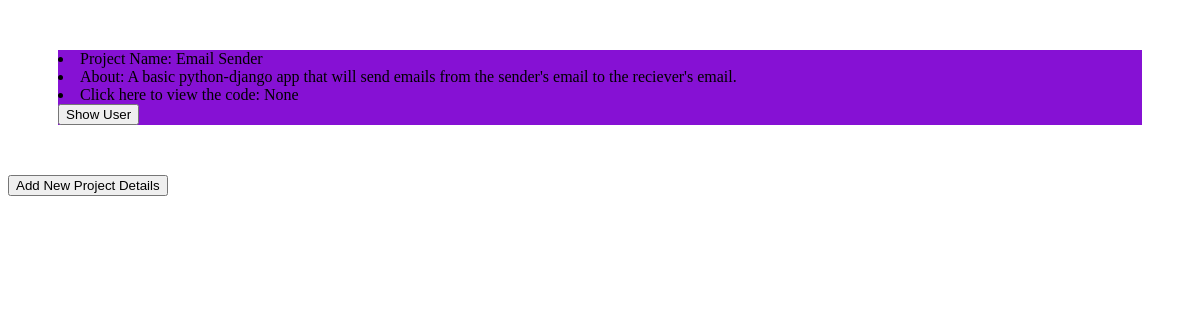
Before: / with the older database file.
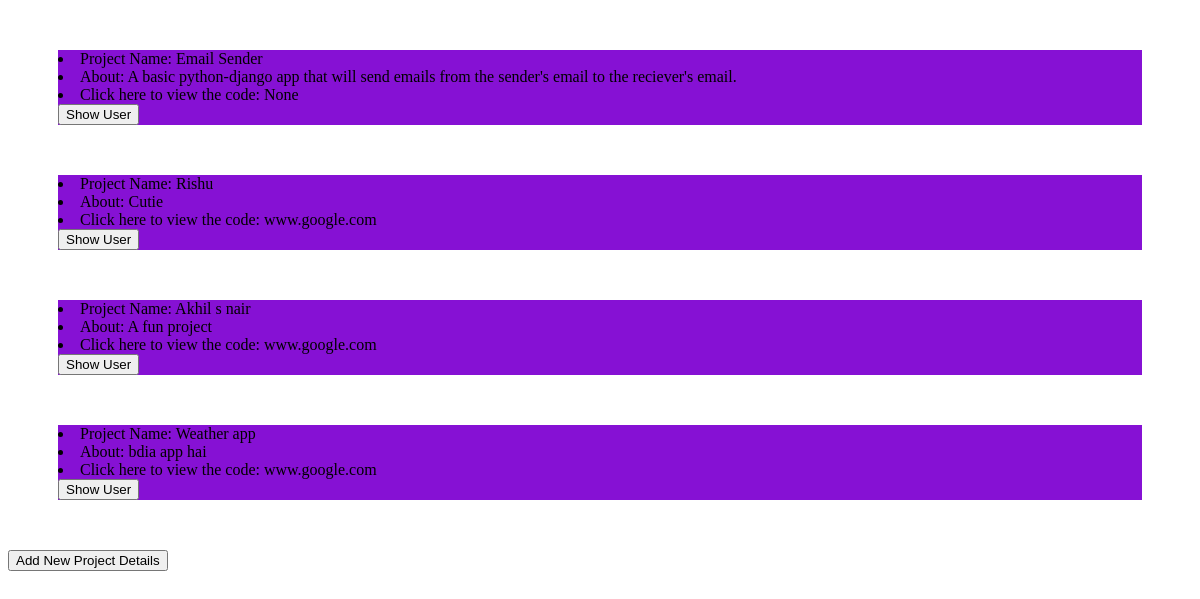
After: the same page with the newer database file.
### all_projects_list/models.py (models this page shows, shortened)
class ProjectList(models.Model):
    project_name = models.CharField(max_length=50)
    project_desc = models.CharField(max_length=250)
    project_link = models.CharField(max_length=250, null=True, blank=True)
    belongs_to = models.ForeignKey(
        to=user_models.UserProfile, null=True, blank=True, on_delete=models.SET_NULL)

### all_projects_list/views.py (the view)
# urls.py: path("", view=views.ListAllProjects.as_view(), name="list-all-projects"),
class ListAllProjects(ListView):
    model = models.ProjectList
    template_name = "all_projects_list/index.html"
    context_object_name = "project_list"

### all_projects_list/templates/all_projects_list/index.html (shortened to what this page needs)
{% extends 'base.html' %}
{% load static %}
{% block css_files %}
    <link rel="stylesheet" href="{% static 'all_projects_list/index.css' %}">
{% endblock css_files %}
{% block content %}
{% for item in project_list %}
    <div class ="project_list_item">
        <li>Project Name: {{ item.project_name }}</li>
        <li>About: {{ item.project_desc }}</li>
        <li>Click here to view the code: {{ item.project_link }}</li>
        <a href="{% url 'show-user' item.belongs_to.slug %}"><button>Show User</button></a>
    </div>
{% endfor %}
<a href="{% url 'add-new-project' %}"><button name = "new_project">Add New Project Details</button></a>
{% endblock content %}

### templates/base.html (shortened to what this page needs)
<!DOCTYPE html>
<html lang="en">
<head>
    {% block css_files %}
    {% endblock css_files %}
</head>
<body>
    {% block content %}
    {% endblock content %}
</body>
</html>

### all_projects_list/static/all_projects_list/index.css (style rules this page uses)
.project_list_item { background-color: rgb(134, 17, 212); }
div { margin: 50px; }

Changed rows visible on the page:
added ProjectList: project_name "Rishu", project_desc "Cutie", project_link "www.google.com"
added ProjectList: project_name "Akhil s nair", project_desc "A fun project", project_link "www.google.com"
added ProjectList: project_name "Weather app", project_desc "bdia app hai", project_link "www.google.com"
